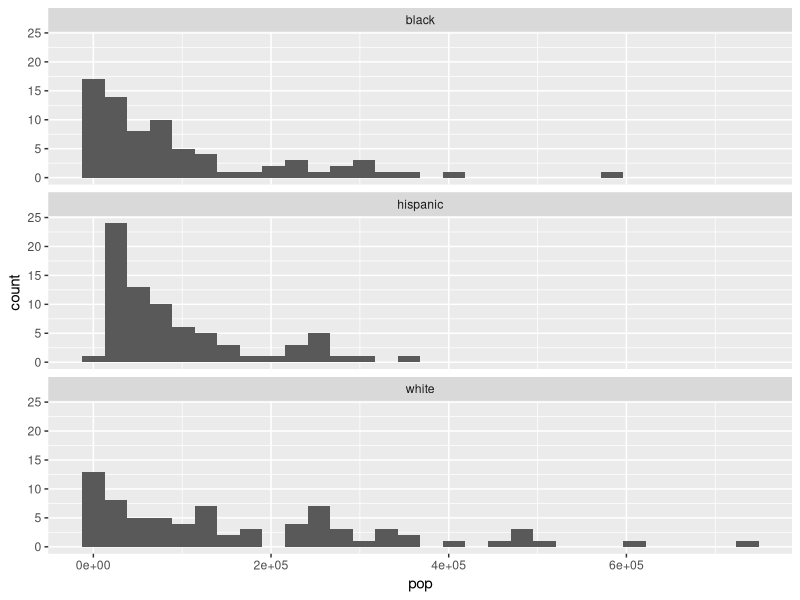
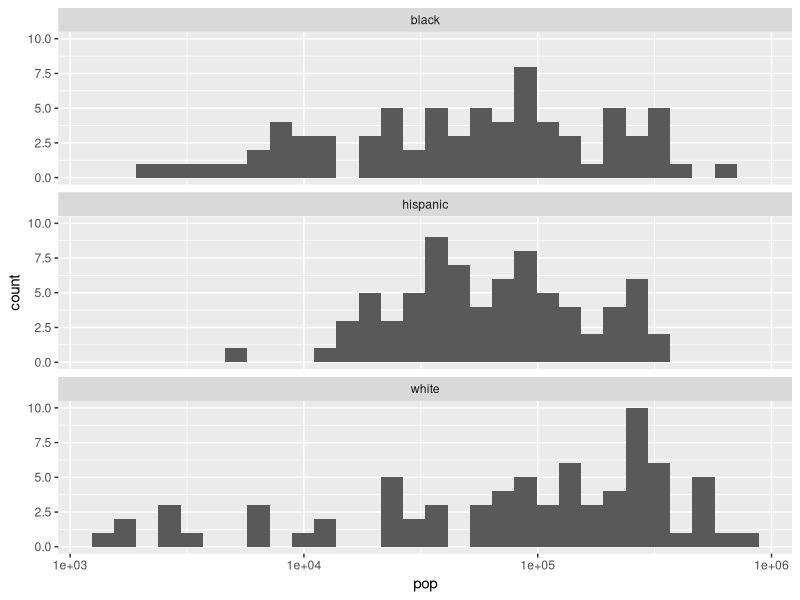
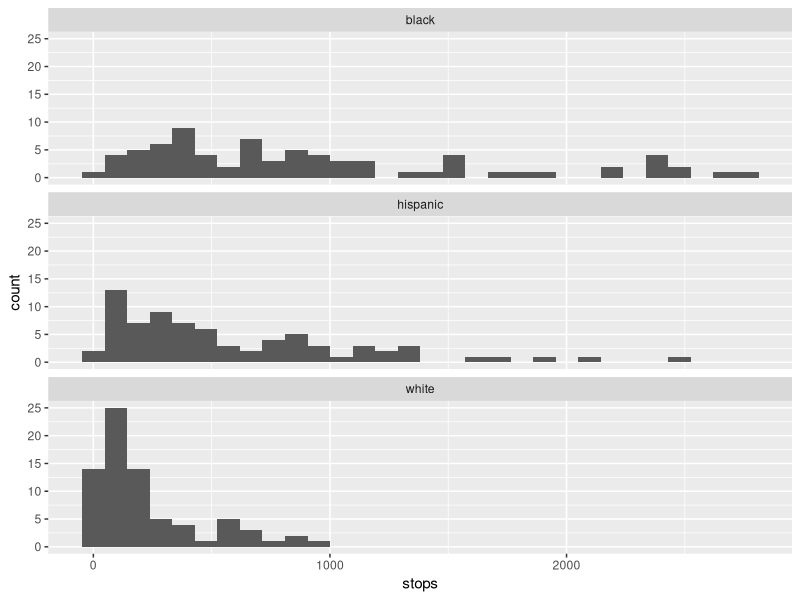
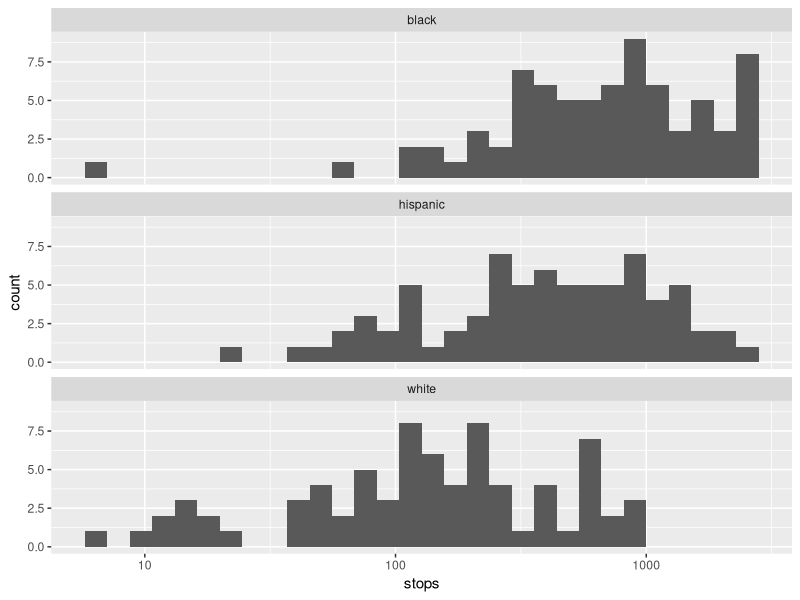
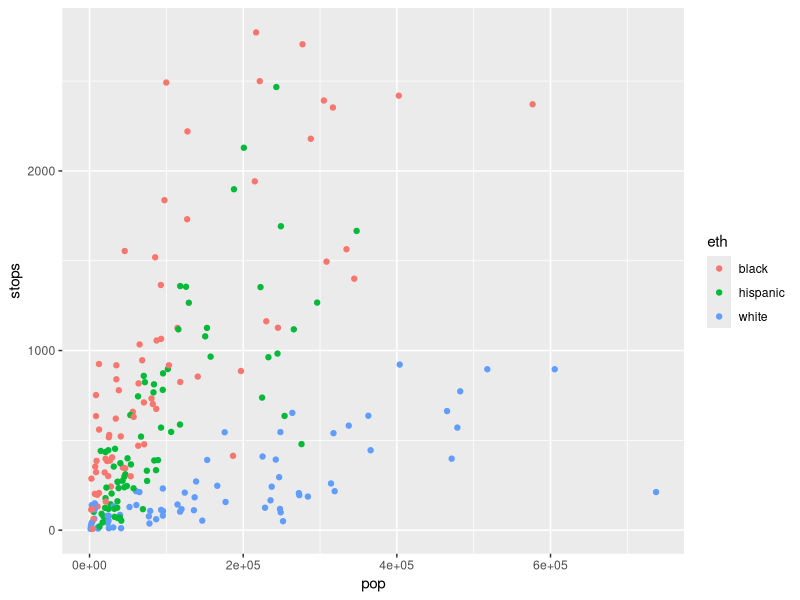
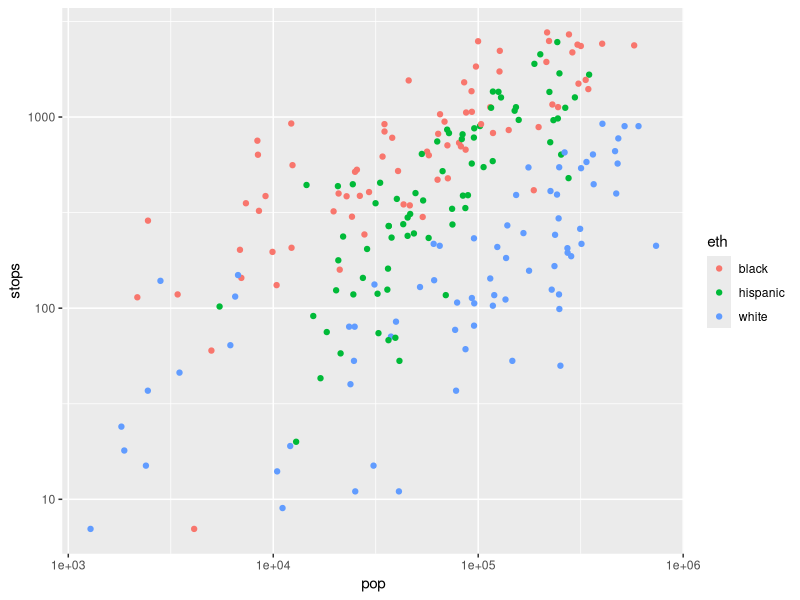
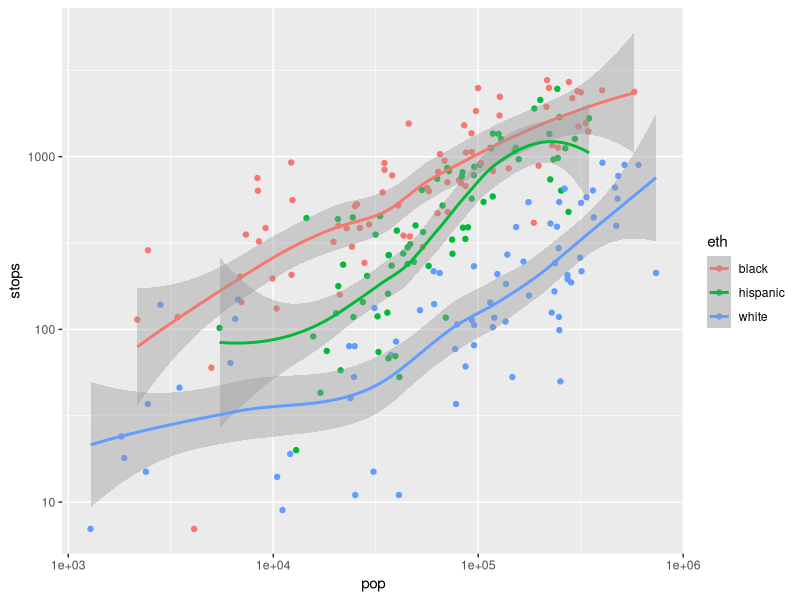
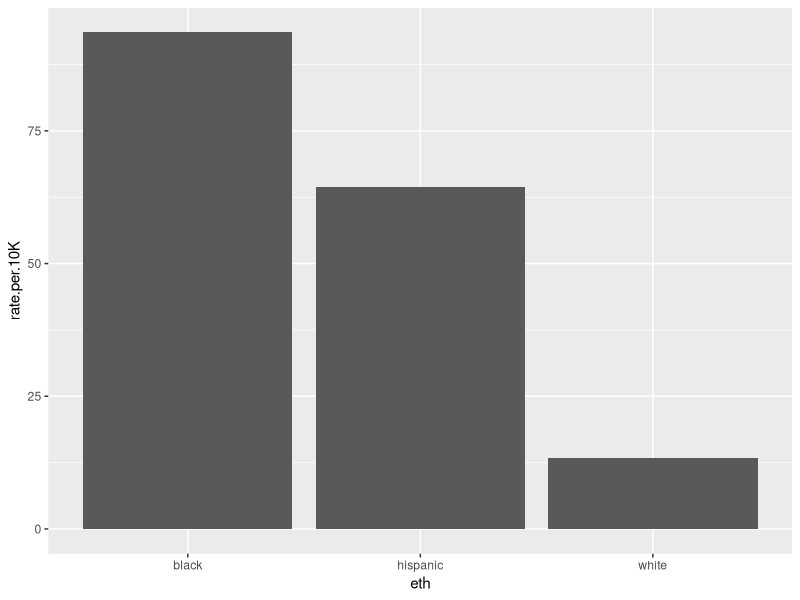

Write R code to recreate these figures, in order.
library(ggplot2)
library(dplyr)

# Stop data from NYC between 1998-1999 (with noise added to protect
# confidentiality). As described in Chapter 1.2 of Gelman page 5, this was part
# of an investigation of whether or not the NYPD's stop and frisk policy
# disproportionately targetted minorities. The data only focuses on whites,
# black, and hispanic.
# From http://www.stat.columbia.edu/~gelman/arm/examples/police/.  Our analysis
# differs from the one on page 112.

# Aggregate over crime type for now.  i.e. collapse the counts
arrests <- read.table("frisk_with_noise.txt", header=TRUE) %>%
  group_by(precinct, eth) %>% summarise_each(funs(sum)) %>% select(-crime) %>%
  tbl_df()
arrests

# -units i are (precincts x ethnic group) (i.e. 75 x 3 = 225 rows)
# -outcome y_i is the number of stops
# -exposure_i is the number of people of the particular ethnic group who live in
#  the jurisdiciton of the precinct
# -precincts are numbered 1-75
# -ethnicity 1=black, 2=hispanic, 3=white

# Convert to factors setting appropriate levels
arrests$precinct <- factor(arrests$precinct)
arrests$eth <- factor(arrests$eth, labels=c("black", "hispanic", "white"))



#------------------------------------------------
# Exploratory Data Analysis
#------------------------------------------------
# Investigate population:
group_by(arrests, eth) %>% summarise(pop=sum(pop))
p <- ggplot(data=arrests, aes(x=pop)) + geom_histogram() + facet_wrap(~eth, ncol=1)
p
# Changing the x-axis scale to a logged one helps deal with the skew
p + scale_x_log10()


# EXERCISE:  Investigate arrests.  Which groups are subject to the highest
# numbers of stops?
group_by(arrests, eth) %>% summarise(stops=sum(stops))
p <- ggplot(data=arrests, aes(x=stops)) + geom_histogram() + facet_wrap(~eth, ncol=1)
p
# Changing the x-axis scale to a logged one helps deal with the skew
p + scale_x_log10()


# Investigate relationship between population size and number of stops
p <- ggplot(data=arrests, aes(x=pop, y=stops, group=eth, col=eth)) + geom_point()
p
# A raw plot of stops over population is hard to make sense of given the right
# skew in both data, so we use a log-log plot i.e. both the x and y axis on
# a log-scale
p + scale_x_log10() + scale_y_log10()

# EXERCISE:  Add a smoother to the previous plot to focus on the signal
# distinguishing the three groups and less on the noise.
p + scale_x_log10() + scale_y_log10() + geom_smooth()


# EXERCISE: Using dplyr, compare the "stops per 10K individuals" between the
# three ethnic groups
group_by(arrests, eth) %>%
  summarise(rate.per.10K = 10000*sum(stops)/sum(pop)) %>%
  ggplot(data=., aes(x=eth, y=rate.per.10K)) +
  geom_bar(stat="identity")





#------------------------------------------------
# Model 0: Just the average rate i.e. using no predictors
#------------------------------------------------
# Overall arrest rate:
rate0 <- sum(arrests$stops)/sum(arrests$pop)
rate0

# Model Fit:
# Poisson regression is done in R using glm() again, but now setting family to
# poisson.  Note also that we specifiy the offset to be log(pop).  Recall that
# the ~1 means fit only the intercept
model0 <- glm(stops ~ 1, offset=log(pop), family=poisson, data=arrests)
summary(model0)
b0 <- coefficients(model0)

# What does this value correspond to?
exp(b0)

# A 95% confidence interval on the rate of arrest in NYC
confint(model0)
exp(confint(model0))




#------------------------------------------------
# Model 1: Incorporating ethnicity
#------------------------------------------------
# EXERCISE:  Find the arrest rate for all three ethnic groups
group_by(arrests, eth) %>% summarise(rate=sum(stops)/sum(pop))

# Model Fit:
model1 <- glm(stops ~ eth, family=poisson, data=arrests, offset=log(pop))
summary(model1)
b1 <- coefficients(model1)
exp(b1)

# CRUCIAL EXERCISE:  What is the relationship between the above rates and
# exp(b1)?
# The effects are multiplicative.  So for example blacks (the baseline) have a
# baseline rate of 0.009355162, but being hispanic has a multiplicative effect
# of 0.688386155 on that rate (i.e. it lower it).  Note 0.009355162 * 0.688386155
# is equal to the rate we first computed earlier

# RELATED EXERCISE:  Compute 95% confidence intervals on the coefficients.  What
# is the "null" value for such CI's?  Do the hispanic and white coefficient CI's
# include it?
exp(confint(model1))
# The null value is 1.  i.e. a multiplicative of 1 means no change.  For both
# whites and hispanics, they both don't include it, and the confidenct interval
# is entirely less than 1, suggesting a significant effect.





#------------------------------------------------
# Model 2: Ethnicity + Precinct
#------------------------------------------------
# EXERCISE:  Create a single plot that shows stop rates for each of the three
# ethnic groups for all 75 precincts in NYC.  Hint:  consider the "group" aesthetic
# What trend do you notice?
p <- group_by(arrests, eth, precinct) %>%
  summarise(rate=sum(stops)/sum(pop), stops=sum(stops), pop=sum(pop)) %>%
  ggplot(aes(x=precinct, y=rate, group=eth, col=eth)) + geom_line() +
  ylab("Stop rate (log-scale)")
p
p + geom_point(aes(size=log10(pop)))
p + geom_point(aes(size=log10(pop))) + scale_y_log10()



# Model Fit:
model2 <- glm(stops ~ eth + precinct, family=poisson, data=arrests, offset=log(pop))
summary(model2)
b2 <- coefficients(model2)
exp(b2)
CI2 <- confint(model2)
exp(CI2)

# EXERCISE:  What is the interpretation of the first three coefficients based on
# ethnicity now?
# Recall Precinct 1 was the baseline, so the first coefficient is the rate
# African-Americans get stoped at precinct 1, and the other two are the
# multiplicative effect on top of that (both less than 1, i.e. they get
# arrested at a lower rate)